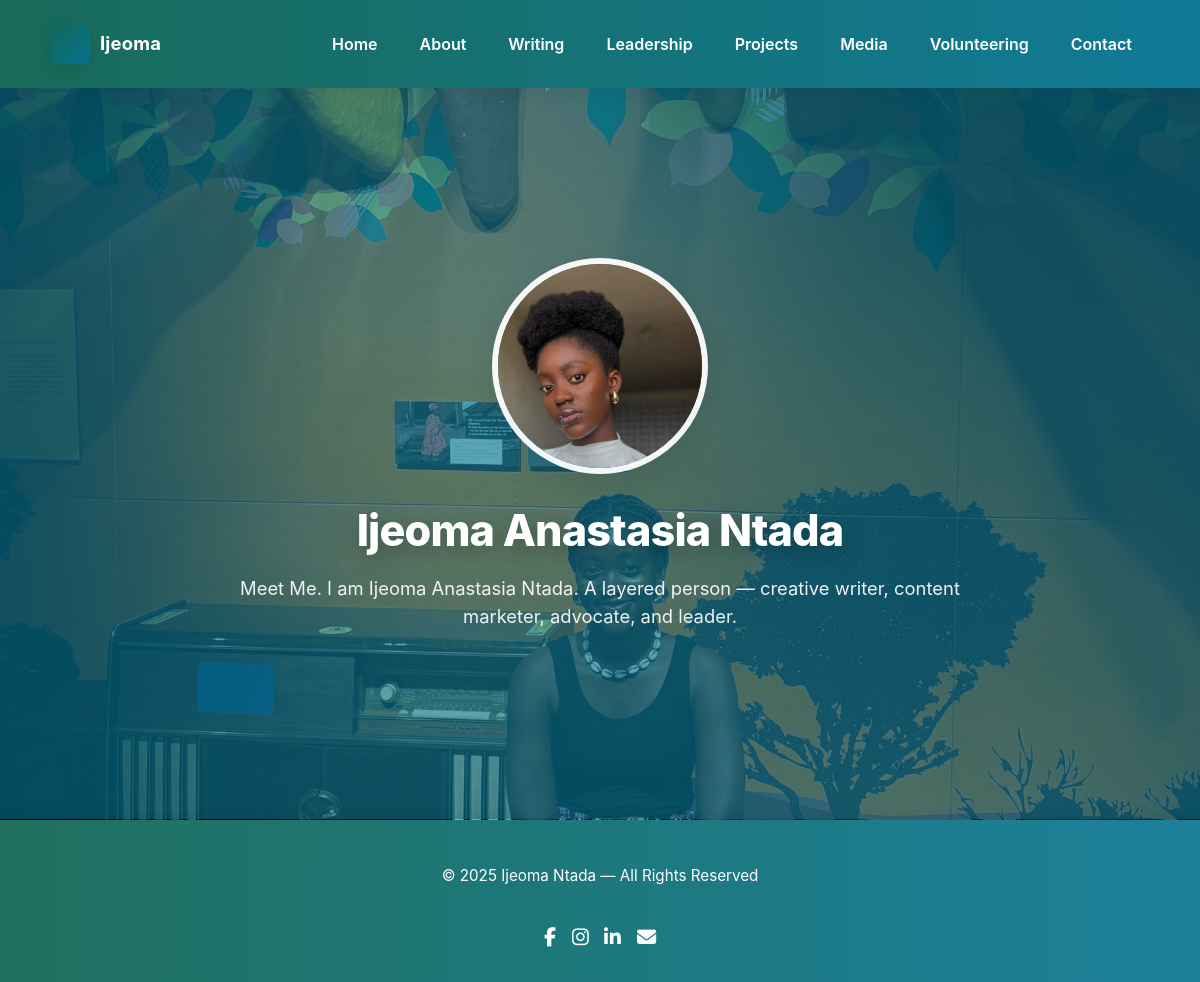
The page / on the database its author committed.
### models.py (models this page shows)
class Hero(db.Model):
    id = db.Column(db.Integer, primary_key=True)
    name = db.Column(db.String(100), nullable=False)
    intro = db.Column(db.Text, nullable=False)
    image = db.Column(db.String(200), nullable=False)  # path to profile image

### app.py (the view)
@app.route('/')
def home():
    hero = Hero.query.first()
    return render_template('home.html', hero=hero)

### templates/home.html (shortened to what this page needs)
<!DOCTYPE html>
<html lang="en">
<head>
    <link rel="stylesheet" href="{{ url_for('static', filename='css/style.css') }}">
       <link rel="stylesheet" href="https://cdnjs.cloudflare.com/ajax/libs/font-awesome/6.5.0/css/all.min.css">
</head>
<body>
    <nav class="navbar">
  <div class="nav-container">
    <a href="{{ url_for('home') }}" class="logo">Ijeoma</a>
    <ul class="nav-links">
     <li><a href="{{ url_for('home') }}">Home</a></li>
                <li><a href="{{ url_for('about') }}">About</a></li>
                <li><a href="{{ url_for('writing') }}">Writing</a></li>
                <li><a href="{{ url_for('leadership') }}">Leadership</a></li>
                <li><a href="{{ url_for('projects') }}">Projects</a></li>
                <li><a href="{{ url_for('media') }}">Media</a></li>
                <li><a href="{{ url_for('volunteering') }}">Volunteering</a></li>
                <li><a href="{{ url_for('contact') }}">Contact</a></li>
    </ul>
  </div>
</nav>
<section class="hero">
    <img src="{{ url_for('static', filename=hero.image or 'images/default.jpg') }}"
         alt="Profile Picture" class="profile-img">
    <div class="hero-text">
        <h1>{{ hero.name }}</h1>
        <p>{{ hero.intro }}</p>
    </div>
</section>
 <footer class="footer">
  <div class="footer-container">
    <p>© {{ 2025 }} Ijeoma Ntada — All Rights Reserved</p>
    <div class="social-icons">
      <a href="https://www.facebook.com/share/1EjSGHLHbS/?mibextid=wwXIfr" target="_blank"><i class="fab fa-facebook-f"></i></a>
      <a href="https://www.instagram.com/ijeoma_ntada?igsh=MWNweXpqcGNoa2h4Zg%3D%3D&utm_source=qr" target="_blank"><i class="fab fa-instagram"></i></a>
      <a href="https://www.linkedin.com/in/ijeoma-anastasia-ntada?utm_source=share&utm_campaign=share_via&utm_content=profile&utm_medium=ios_app" target="_blank"><i class="fab fa-linkedin-in"></i></a>
      <a href="mailto:ijentada@gmail.com" style="text-decoration: none; color: inherit;" target="_blank"><i class="fa-solid fa-envelope"></i></a>
    </div>
  </div>
</footer>
</body>
</html>

### rows shown on the page
Hero: image (placeholder picture), name "Ijeoma Anastasia Ntada", intro "Meet Me. I am Ijeoma Anastasia Ntada. A layered person — creative writer, content marketer, advocate, and leader."

### other values the page prints
{{ 2025 }} "2025"
